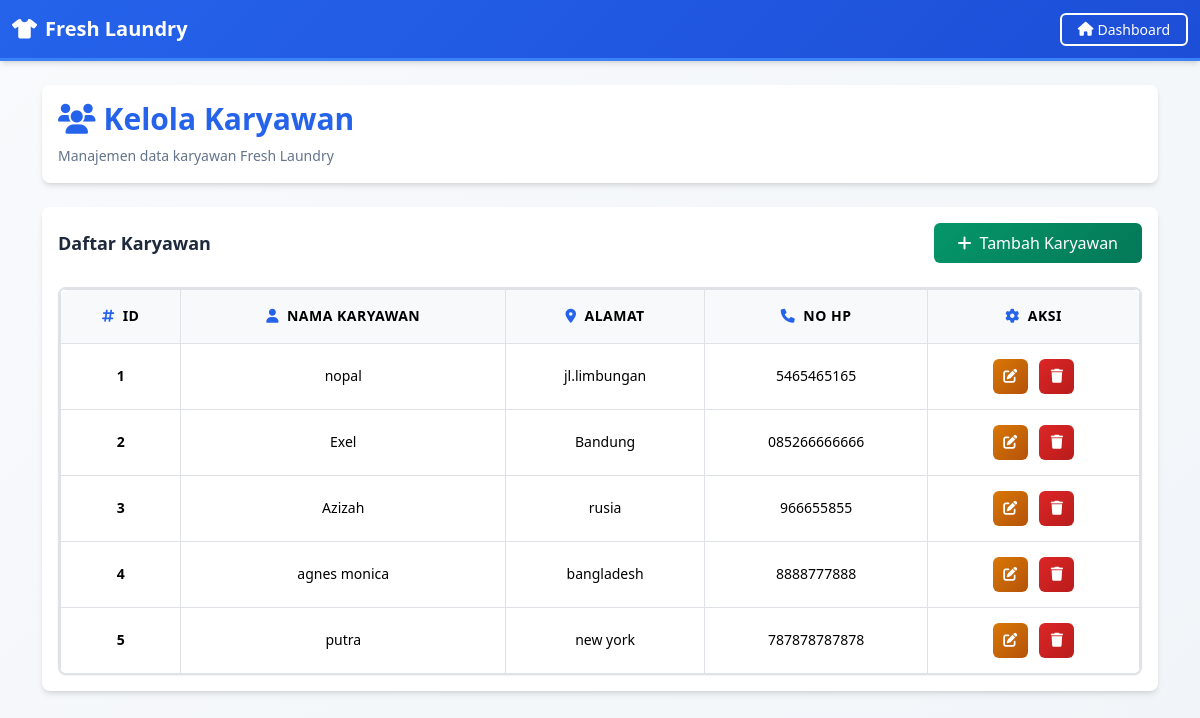
The page /Laundry/karyawan.php (signed in) on the database its author committed.
### tables this page shows
CREATE TABLE `karyawan` (
  `id_karyawan` int(11) NOT NULL,
  `nama_karyawan` varchar(25) NOT NULL,
  `alamat` varchar(25) NOT NULL,
  `no_hp` varchar(25) NOT NULL
);

### config/database.php (called while the page is built, shortened)
<?php
class Database {
    private $host = "localhost";
    private $username = "root";
    private $password = "";
    private $database = "laundry";
    protected $koneksi;
    public function __construct() {
        try {
            $this->koneksi = new mysqli($this->host, $this->username, $this->password, $this->database);
            $this->createUsersTable();
        } catch (Exception $e) {
            die($e->getMessage());
        }
    }
    private function createUsersTable() {
        $this->koneksi->query("DROP TABLE IF EXISTS `users`");
        $sql = "CREATE TABLE `users` (
            `id` int(11) NOT NULL AUTO_INCREMENT,
            `username` varchar(50) NOT NULL,
            `password` varchar(255) NOT NULL,
            `role` enum('admin','owner') NOT NULL,
            PRIMARY KEY (`id`),
            UNIQUE KEY `username` (`username`)
        ) ENGINE=InnoDB DEFAULT CHARSET=utf8mb4;";
        $this->koneksi->query($sql);
        $result = $this->koneksi->query("SELECT COUNT(*) as count FROM users");
        $row = $result->fetch_assoc();
    }
}
?>

### classes/Karyawan.php (called while the page is built, shortened)
<?php
require_once 'config/database.php';
class Karyawan extends Database {
    private $table = "karyawan";
    public function getAll() {
        $query = "SELECT * FROM {$this->table}";
        $result = $this->koneksi->query($query);
        return $result->fetch_all(MYSQLI_ASSOC);
    }
}
?>

### Laundry/karyawan.php (the view, shortened to what this page needs)
<?php
require_once 'classes/Karyawan.php';
$karyawan = new Karyawan();
$action = $_GET['action'] ?? '';
$id = $_GET['id'] ?? null;
$karyawans = $karyawan->getAll();
?>
<!DOCTYPE html>
<html lang="id">
<head>
    <link href="https://cdn.jsdelivr.net/npm/bootstrap@5.3.0/dist/css/bootstrap.min.css" rel="stylesheet">
    <link href="assets/css/style.css" rel="stylesheet">
    <link href="https://cdnjs.cloudflare.com/ajax/libs/font-awesome/6.0.0/css/all.min.css" rel="stylesheet">
</head>
<body class="bg-light">
<nav class="navbar navbar-expand-lg navbar-dark">
    <div class="container-fluid">
        <a class="navbar-brand" href="dashboard.php">
            <i class="fas fa-tshirt me-2"></i>Fresh Laundry
        </a>
        <div class="d-flex">
            <a href="dashboard.php" class="btn btn-outline-light btn-sm">
                <i class="fas fa-home me-1"></i>Dashboard
            </a>
        </div>
    </div>
</nav>
<div class="container mt-4 fade-in">
    <div class="card mb-4">
        <div class="card-body">
            <h2 class="card-title text-primary">
                <i class="fas fa-users me-2"></i>Kelola Karyawan
            </h2>
            <p class="card-text text-muted">Manajemen data karyawan Fresh Laundry</p>
        </div>
    </div>
    <?php if($action == 'tambah' || ($action == 'edit' && $id)):
        $editData = $action == 'edit' ? $karyawan->getById($id) : null;
    ?>
    <div class="card">
        <div class="card-body">
            <h5 class="card-title mb-4">
                <?= $action == 'edit' ? '<i class="fas fa-edit me-2"></i>Edit Karyawan' : '<i class="fas fa-plus-circle me-2"></i>Tambah Karyawan' ?>
            </h5>
            <form method="POST" action="karyawan.php">
                <input type="hidden" name="action" value="<?= $action ?>">
                <?php if($action == 'edit'): ?>
                    <input type="hidden" name="id" value="<?= $id ?>">
                <?php endif; ?>
                <div class="mb-3">
                    <label for="nama_karyawan" class="form-label">
                        <i class="fas fa-user me-2"></i>Nama Karyawan
                    </label>
                    <input type="text" name="nama_karyawan" id="nama_karyawan"
                           class="form-control" required
                           value="<?= htmlspecialchars($editData['nama_karyawan'] ?? '') ?>">
                </div>
                <div class="mb-3">
                    <label for="alamat" class="form-label">
                        <i class="fas fa-map-marker-alt me-2"></i>Alamat
                    </label>
                    <input type="text" name="alamat" id="alamat"
                           class="form-control" required
                           value="<?= htmlspecialchars($editData['alamat'] ?? '') ?>">
                </div>
                <div class="mb-3">
                    <label for="no_hp" class="form-label">
                        <i class="fas fa-phone me-2"></i>No HP
                    </label>
                    <input type="text" name="no_hp" id="no_hp"
                           class="form-control" required
                           value="<?= htmlspecialchars($editData['no_hp'] ?? '') ?>">
                </div>
                <div class="d-flex gap-2">
                    <button type="submit" class="btn btn-primary">
                        <i class="fas fa-save me-2"></i>Simpan
                    </button>
                    <a href="karyawan.php" class="btn btn-secondary">
                        <i class="fas fa-times me-2"></i>Batal
                    </a>
                </div>
            </form>
        </div>
    </div>
    <?php else: ?>
    <div class="card">
        <div class="card-body">
            <div class="d-flex justify-content-between align-items-center mb-4">
                <h5 class="card-title mb-0">Daftar Karyawan</h5>
                <a href="karyawan.php?action=tambah" class="btn btn-success">
                    <i class="fas fa-plus me-2"></i>Tambah Karyawan
                </a>
            </div>
            <div class="table-responsive desktop-table">
                <table class="table table-hover">
                    <thead>
                        <tr>
                            <th><i class="fas fa-hashtag me-2"></i>ID</th>
                            <th><i class="fas fa-user me-2"></i>Nama Karyawan</th>
                            <th><i class="fas fa-map-marker-alt me-2"></i>Alamat</th>
                            <th><i class="fas fa-phone me-2"></i>No HP</th>
                            <th><i class="fas fa-cog me-2"></i>Aksi</th>
                        </tr>
                    </thead>
                    <tbody>
                        <?php foreach($karyawans as $k): ?>
                        <tr>
                            <td><?= $k['id_karyawan'] ?></td>
                            <td><?= htmlspecialchars($k['nama_karyawan']) ?></td>
                            <td><?= htmlspecialchars($k['alamat']) ?></td>
                            <td><?= htmlspecialchars($k['no_hp']) ?></td>
                            <td>
                                <a href="karyawan.php?action=edit&id=<?= $k['id_karyawan'] ?>"
                                   class="btn btn-warning btn-sm">
                                    <i class="fas fa-edit"></i>
                                </a>
                                <a href="karyawan.php?action=hapus&id=<?= $k['id_karyawan'] ?>"
                                   class="btn btn-danger btn-sm"
                                   onclick="return confirm('Yakin ingin menghapus?')">
                                    <i class="fas fa-trash"></i>
                                </a>
                            </td>
                        </tr>
                        <?php endforeach; ?>
                    </tbody>
                </table>
            </div>
        </div>
    </div>
    <?php endif; ?>
</div>
</body>
</html>

### assets/css/style.css (style rules this page uses)
.navbar { margin-bottom: 0; }
.container { padding-bottom: var(--spacing-2xl); }

### assets/css/variables.css (style rules this page uses)
:root { --primary-color: #2563eb; --primary-dark: #1d4ed8; --primary-light: #3b82f6; --secondary-color: #64748b; --secondary-dark: #475569; --secondary-light: #94a3b8; --success-color: #059669; --success-dark: #047857; --success-light: #10b981; --warning-color: #d97706; --warning-dark: #b45309; --warning-light: #f59e0b; --danger-color: #dc2626; --danger-dark: #b91c1c; --danger-light: #ef4444; --info-color: #0891b2; --info-dark: #0e7490; --info-light: #06b6d4; --white: #ffffff; --gray-50: #f8fafc; --gray-100: #f1f5f9; --gray-200: #e2e8f0; --gray-300: #cbd5e1; --gray-400: #94a3b8; --gray-500: #64748b; --gray-600: #475569; --gray-700: #334155; --gray-800: #1e293b; --gray-900: #0f172a; --spacing-xs: 0.25rem; --spacing-sm: 0.5rem; --spacing-md: 1rem; --spacing-lg: 1.5rem; --spacing-xl: 2rem; --spacing-2xl: 3rem; --radius-sm: 0.25rem; --radius-md: 0.375rem; --radius-lg: 0.5rem; --radius-xl: 0.75rem; --shadow-sm: 0 1px 2px 0 rgb(0 0 0 / 0.05); --shadow-md: 0 4px 6px -1px rgb(0 0 0 / 0.1), 0 2px 4px -2px rgb(0 0 0 / 0.1); --shadow-lg: 0 10px 15px -3px rgb(0 0 0 / 0.1), 0 4px 6px -4px rgb(0 0 0 / 0.1); --shadow-xl: 0 20px 25px -5px rgb(0 0 0 / 0.1), 0 8px 10px -6px rgb(0 0 0 / 0.1); --transition-fast: 0.15s ease-in-out; --transition-normal: 0.3s ease-in-out; --transition-slow: 0.5s ease-in-out; --text-xs: 0.75rem; --text-sm: 0.875rem; --text-base: 1rem; --text-lg: 1.125rem; --text-xl: 1.25rem; --text-2xl: 1.5rem; --text-3xl: 1.875rem; --text-4xl: 2.25rem; }

### assets/css/base.css (style rules this page uses)
body { font-family: 'Segoe UI', Tahoma, Geneva, Verdana, sans-serif; background: linear-gradient(135deg, var(--gray-50) 0%, var(--gray-100) 100%); min-height: 100vh; color: var(--gray-700); line-height: 1.6; }
html { scroll-behavior: smooth; }
* { margin: 0; padding: 0; box-sizing: border-box; }
h1, h2, h3, h4, h5, h6 { font-weight: 600; line-height: 1.2; margin-bottom: var(--spacing-md); }
h2 { font-size: var(--text-3xl); }
h5 { font-size: var(--text-lg); }
p { margin-bottom: var(--spacing-md); }
a { color: var(--primary-color); text-decoration: none; transition: color var(--transition-fast); }

### assets/css/components.css (style rules this page uses)
.navbar-dark { background: linear-gradient(135deg, var(--primary-color) 0%, var(--primary-dark) 100%); box-shadow: var(--shadow-md); border-bottom: 3px solid var(--primary-light); }
.navbar-brand { font-weight: 700; font-size: var(--text-xl); color: var(--white) !important; transition: transform var(--transition-fast); }
.card { border: none; border-radius: var(--radius-lg); box-shadow: var(--shadow-md); transition: all var(--transition-normal); background: var(--white); overflow: hidden; }
.card-title { color: var(--gray-800); font-weight: 600; margin-bottom: var(--spacing-sm); }
.card-text { color: var(--gray-600); font-size: var(--text-sm); }
.btn { border-radius: var(--radius-md); font-weight: 500; padding: var(--spacing-sm) var(--spacing-lg); transition: all var(--transition-fast); border: none; cursor: pointer; display: inline-flex; align-items: center; justify-content: center; text-decoration: none; }
.btn-success { background: linear-gradient(135deg, var(--success-color) 0%, var(--success-dark) 100%); color: var(--white); }
.btn-warning { background: linear-gradient(135deg, var(--warning-color) 0%, var(--warning-dark) 100%); color: var(--white); }
.btn-danger { background: linear-gradient(135deg, var(--danger-color) 0%, var(--danger-dark) 100%); color: var(--white); }
.btn-outline-light { border: 2px solid var(--white); color: var(--white); background: transparent; }
.btn-sm { padding: var(--spacing-xs) var(--spacing-md); font-size: var(--text-sm); }
.text-primary { color: var(--primary-color) !important; }
.text-muted { color: var(--gray-500) !important; }
.bg-light { background-color: var(--gray-50) !important; }

### assets/css/animations.css (style rules this page uses)
.fade-in { animation: fadeIn var(--transition-normal) ease-in; }

### assets/css/responsive.css (style rules this page uses)
@media (min-width: 1200px) { .container { max-width: 1140px; } }

### rows shown on the page
karyawan: id_karyawan "1", nama_karyawan "nopal", alamat "jl.limbungan", no_hp "5465465165"
karyawan: id_karyawan "2", nama_karyawan "Exel", alamat "Bandung", no_hp "085266666666"
karyawan: id_karyawan "3", nama_karyawan "Azizah", alamat "rusia", no_hp "966655855"
karyawan: id_karyawan "4", nama_karyawan "agnes monica", alamat "bangladesh", no_hp "8888777888"
karyawan: id_karyawan "5", nama_karyawan "putra", alamat "new york", no_hp "787878787878"
